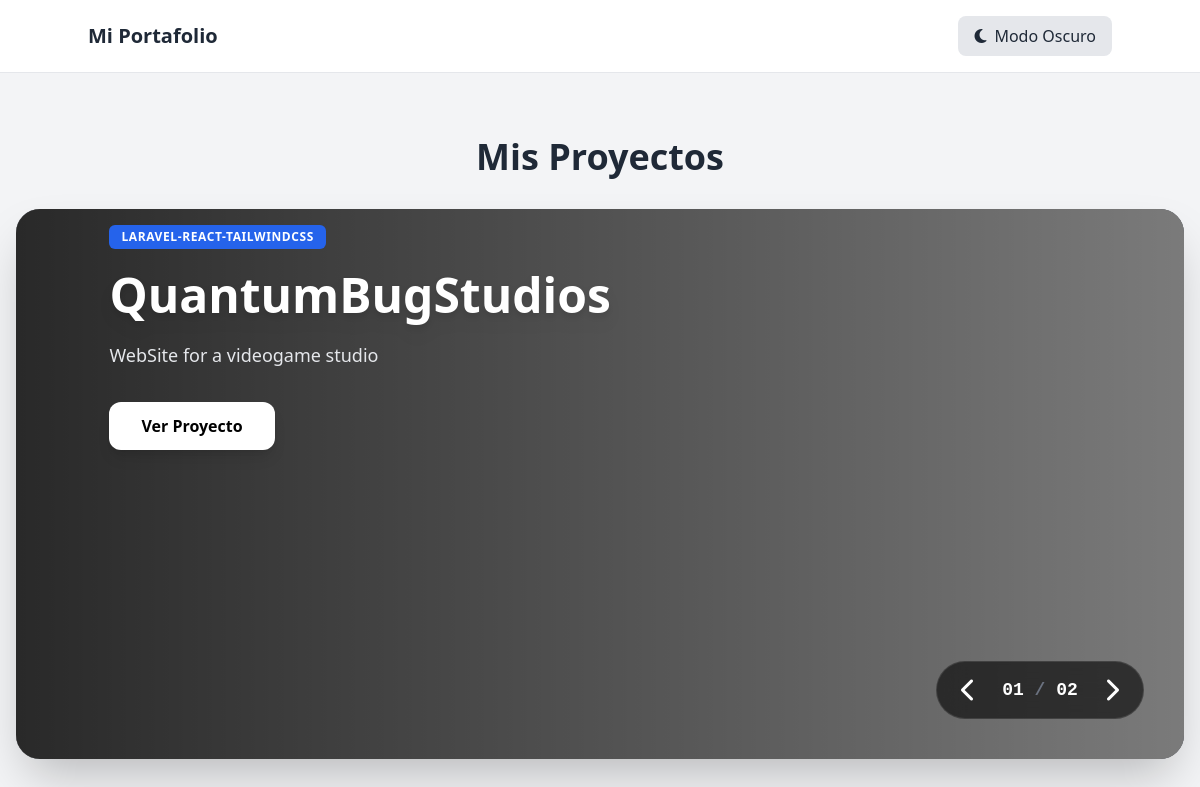
The page / on the database its author committed.
### projects/models.py (models this page shows, shortened)
class Project(models.Model):
    title = models.CharField(max_length=100)
    description = models.TextField()
    technology = models.CharField(max_length=100)
    image = models.FileField(upload_to="project_images/", blank=True)
    github_url = models.URLField(max_length=200, blank=True, null=True)
    code_snippet = models.TextField(blank=True, null=True)

### projects/views.py (the view)
# urls.py: path("", views.index, name="index"),
def index(request):
    projects = Project.objects.all()
    context = {
        "projects": projects
    }
    return render(request, "projects/index.html", context)

### projects/templates/projects/index.html (shortened to what this page needs)
{% extends "base.html" %}
{% load static %}
{% block page_content %}
<section class="max-w-7xl mx-auto px-4 py-8">
    <h1 class="text-4xl font-extrabold text-center mb-8 dark:text-white">Mis Proyectos</h1>
    <div class="relative w-full h-[550px] rounded-3xl overflow-hidden bg-gray-900 shadow-2xl">
        <div class="relative w-full h-full">
            {% for project in projects %}
            <div class="single-slide absolute inset-0 w-full h-full flex-items-center px-[8%] bg-cover bg-center bg-no-repeat transition-all duration-700 ease-in-out"
                 style="display: {% if forloop.first %}flex{% else %}none{% endif %};
                        background-image: linear-gradient(to right, rgba(0,0,0,0.8), rgba(0,0,0,0.4)),
                        url('{% if project.image %}{{ project.image.url }}{% else %}https://via.placeholder.com/1200x600{% endif %}');">
                <div class="max-w-2xl text-white opacity-0 transition-all duration-700 translate-y-8 active-content">
                    <span class="inline-block bg-blue-600 text-xs font-bold uppercase tracking-wider px-3 py-1 rounded-md mb-4 mt-4">
                        {{ project.technology }}
                    </span>
                    <h2 class="text-5xl font-black mb-4 leading-tight drop-shadow-lg">
                        {{ project.title }}
                    </h2>
                    <p class="text-lg text-gray-200 mb-8 leading-relaxed line-clamp-3">
                        {{ project.description|truncatewords:25 }}
                    </p>
                    <a href="{% url 'detail' project.pk %}"
                       class="inline-block bg-white text-black hover:bg-blue-600 hover:text-white font-bold py-3 px-8 rounded-xl transition-colors duration-300 shadow-lg">
                        Ver Proyecto
                    </a>
                </div>
            </div>
            {% endfor %}
        </div>
        <div class="absolute bottom-10 right-10 z-50 flex items-center gap-6 bg-black/60 backdrop-blur-md px-6 py-3 rounded-full border border-white/10 text-white">
            <button id="btnPrev" class="text-2xl hover:text-blue-400 transition-colors cursor-pointer outline-none">
                <i class="fa-solid fa-chevron-left"></i>
            </button>
            <div class="font-mono text-lg font-bold min-w-[80px] text-center">
                <span id="currentVal">01</span> <span class="text-gray-500">/</span> <span id="totalVal">00</span>
            </div>
            <button id="btnNext" class="text-2xl hover:text-blue-400 transition-colors cursor-pointer outline-none">
                <i class="fa-solid fa-chevron-right"></i>
            </button>
        </div>
    </div>
</section>
{% endblock %}

### templates/base.html (shortened to what this page needs)
<!DOCTYPE html>
<html lang="es">
<head>
    <script src="https://cdn.tailwindcss.com"></script>
    <link rel="stylesheet" href="https://cdnjs.cloudflare.com/ajax/libs/font-awesome/6.4.0/css/all.min.css">
</head>
<body class="bg-gray-100 text-gray-800 dark:bg-gray-900 dark:text-gray-100 transition-colors duration-300">
    <nav class="bg-white dark:bg-gray-800 border-b border-gray-200 dark:border-gray-700 mb-8 p-4">
        <div class="container mx-auto flex justify-between items-center">
            <a class="text-xl font-bold hover:text-blue-500" href="{% url 'index' %}">
                Mi Portafolio
            </a>
            <button id="darkModeToggle" class="flex items-center gap-2 bg-gray-200 dark:bg-gray-700 text-gray-800 dark:text-gray-200 px-4 py-2 rounded-lg hover:bg-gray-300 dark:hover:bg-gray-600 transition">
                <i id="themeIcon" class="fa-solid fa-moon"></i>
                <span id="themeText">Modo Oscuro</span>
            </button>
        </div>
    </nav>
    <main class="content-wrapper">
        {% block page_content %}{% endblock page_content %}
    </main>
</body>
</html>

### templates/base.html (style rules this page uses)
.content-wrapper { width: 100%; }

### rows shown on the page
Project: technology "LARAVEL-REACT-TAILWINDCSS", title "QuantumBugStudios", description "WebSite for a videogame studio"
